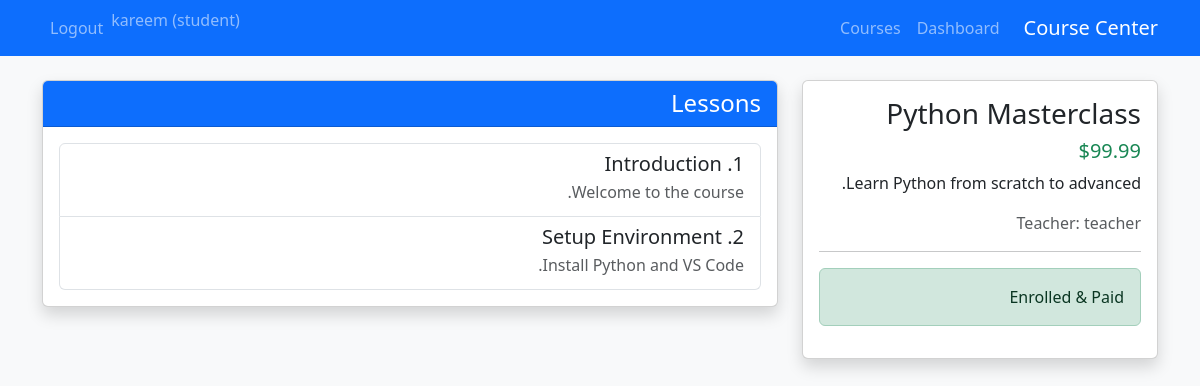
Screenshot of /courses/1 (signed in) with the database file from the repository.
### tables this page shows
CREATE TABLE users (
    id INTEGER PRIMARY KEY AUTOINCREMENT,
    username TEXT UNIQUE NOT NULL,
    email TEXT UNIQUE NOT NULL,
    password_hash TEXT NOT NULL,
    role TEXT NOT NULL CHECK(role IN ('admin', 'teacher', 'student')),
    created_at TIMESTAMP DEFAULT CURRENT_TIMESTAMP
);

CREATE TABLE courses (
    id INTEGER PRIMARY KEY AUTOINCREMENT,
    name TEXT NOT NULL,
    description TEXT,
    price REAL NOT NULL DEFAULT 0.0,
    teacher_id INTEGER,
    created_at TIMESTAMP DEFAULT CURRENT_TIMESTAMP,
    FOREIGN KEY (teacher_id) REFERENCES users(id) ON DELETE SET NULL
);

CREATE TABLE lessons (
    id INTEGER PRIMARY KEY AUTOINCREMENT,
    course_id INTEGER NOT NULL,
    title TEXT NOT NULL,
    content TEXT, -- Could be text content or description
    file_path TEXT, -- Path to uploaded file (PDF, Video)
    video_url TEXT, -- External link if needed
    is_published BOOLEAN DEFAULT 1,
    created_at TIMESTAMP DEFAULT CURRENT_TIMESTAMP,
    FOREIGN KEY (course_id) REFERENCES courses(id) ON DELETE CASCADE
);

### app/blueprints/courses.py (the view)
@bp.route('/<int:id>')
@login_required
def view(id):
    db = get_db()
    course = db.execute(
        'SELECT c.id, c.name, c.description, c.price, u.username as teacher_name '
        'FROM courses c LEFT JOIN users u ON c.teacher_id = u.id WHERE c.id = ?', (id,)
    ).fetchone()
    if course is None:
        abort(404, f"Course {id} does not exist.")
    is_enrolled = False
    payment_status = 'unpaid'
    if g.user['role'] == 'student':
        enrollment = db.execute(
            'SELECT * FROM enrollments WHERE student_id = ? AND course_id = ?',
            (g.user['id'], id)
        ).fetchone()
        if enrollment:
            is_enrolled = True
        payment = db.execute(
            'SELECT status FROM payments WHERE student_id = ? AND course_id = ?',
            (g.user['id'], id)
        ).fetchone()
        if payment:
            payment_status = payment['status']
    can_access_content = False
    if g.user['role'] == 'admin':
        can_access_content = True
    elif g.user['role'] == 'teacher':
        c = db.execute('SELECT teacher_id FROM courses WHERE id = ?', (id,)).fetchone()
        if c and c['teacher_id'] == g.user['id']:
             can_access_content = True
    elif is_enrolled and payment_status == 'completed':
        can_access_content = True
    lessons = []
    if can_access_content:
        lessons = db.execute('SELECT * FROM lessons WHERE course_id = ?', (id,)).fetchall()
    return render_template('courses/view.html', course=course, is_enrolled=is_enrolled, payment_status=payment_status, can_access_content=can_access_content, lessons=lessons)

### app/blueprints/auth.py (called while the page is built)
def login_required(view):
    @functools.wraps(view)
    def wrapped_view(**kwargs):
        if g.user is None:
            return redirect(url_for('auth.login'))
        return view(**kwargs)
    return wrapped_view

@bp.before_app_request
def load_logged_in_user():
    user_id = session.get('user_id')
    if user_id is None:
        g.user = None
    else:
        g.user = get_db().execute(
            'SELECT * FROM users WHERE id = ?', (user_id,)
        ).fetchone()

### app/db.py (called while the page is built)
def get_db():
    if 'db' not in g:
        g.db = sqlite3.connect(
            current_app.config['DATABASE'],
            detect_types=sqlite3.PARSE_DECLTYPES
        )
        g.db.row_factory = sqlite3.Row
        g.db.execute('PRAGMA foreign_keys = ON')
    return g.db

### app/templates/courses/view.html (shortened to what this page needs)
{% extends 'base.html' %}
{% block content %}
<div class="row">
    <div class="col-md-4">
        <div class="card shadow mb-4">
            <div class="card-body">
                <h3 class="card-title">{{ course['name'] }}</h3>
                <h5 class="text-success">${{ course['price'] }}</h5>
                <p class="card-text">{{ course['description'] }}</p>
                <p class="text-muted">Teacher: {{ course['teacher_name'] or 'Unknown' }}</p>
                <hr>
                {% if g.user['role'] == 'student' %}
                {% if is_enrolled %}
                {% if payment_status == 'completed' %}
                <div class="alert alert-success">Enrolled & Paid</div>
                {% else %}
                <div class="alert alert-warning">Payment Status: {{ payment_status }}</div>
                <a href="{{ url_for('payments.checkout', course_id=course['id']) }}"
                    class="btn btn-warning w-100">Complete Payment</a>
                {% endif %}
                {% else %}
                <a href="{{ url_for('payments.checkout', course_id=course['id']) }}"
                    class="btn btn-primary w-100">Enroll Now</a>
                {% endif %}
                {% elif g.user['role'] == 'admin' %}
                <a href="{{ url_for('courses.update', id=course['id']) }}" class="btn btn-secondary w-100 mb-2">Edit
                    Course</a>
                {% endif %}
            </div>
        </div>
    </div>
    <div class="col-md-8">
        <div class="card shadow">
            <div class="card-header bg-primary text-white d-flex justify-content-between align-items-center">
                <h4 class="mb-0">Lessons</h4>
            </div>
            <div class="card-body">
                {% if can_access_content %}
                {% if lessons %}
                <div class="list-group">
                    {% for lesson in lessons %}
                    <div class="list-group-item d-flex justify-content-between align-items-center">
                        <div>
                            <h5 class="mb-1">{{ lesson['title'] }}</h5>
                            <p class="mb-1 text-muted">{{ lesson['content'] }}</p>
                        </div>
                    </div>
                    {% endfor %}
                </div>
                {% else %}
                <p class="text-muted text-center py-4">No lessons uploaded yet.</p>
                {% endif %}
                {% else %}
                <div class="text-center py-5">
                    <h5 class="text-muted">Content Locked</h5>
                    <p>You must enroll and complete payment to view course content.</p>
                </div>
                {% endif %}
            </div>
        </div>
    </div>
</div>
{% endblock %}

### app/templates/base.html (shortened to what this page needs)
<!doctype html>
<html lang="ar" dir="rtl">
<head>
  <link rel="stylesheet" href="https://cdn.jsdelivr.net/npm/bootstrap@5.3.3/dist/css/bootstrap.rtl.min.css">
  <link rel="stylesheet" href="{{ url_for('static', filename='css/style.css') }}">
</head>
<body>
  <nav class="navbar navbar-expand-lg navbar-dark bg-primary mb-4">
    <div class="container">
      <a class="navbar-brand" href="{{ url_for('public.home') }}">Course Center</a>
      <div class="collapse navbar-collapse" id="navbarNav">
        <ul class="navbar-nav me-auto mb-2 mb-lg-0">
          {% if g.user %}
          <li class="nav-item"><a class="nav-link" href="{{ url_for('dashboard.index') }}">Dashboard</a></li>
          <li class="nav-item"><a class="nav-link" href="{{ url_for('courses.index') }}">Courses</a></li>
          {% endif %}
        </ul>
        <ul class="navbar-nav">
          {% if g.user %}
          <li class="nav-item"><span class="navbar-text ms-3">{{ g.user['username'] }} ({{ g.user['role'] }})</span>
          </li>
          <li class="nav-item"><a class="nav-link" href="{{ url_for('auth.logout') }}">Logout</a></li>
          {% else %}
          <li class="nav-item"><a class="nav-link" href="{{ url_for('auth.login') }}">Login</a></li>
          <li class="nav-item"><a class="nav-link" href="{{ url_for('auth.register') }}">Register</a></li>
          {% endif %}
        </ul>
      </div>
    </div>
  </nav>
  <div class="container">
    {% block content %}{% endblock %}
  </div>
</body>
</html>

### app/static/css/style.css (style rules this page uses)
body { background-color: #f8f9fa; }

### app/templates/base.html (style rules this page uses)
body { font-family: 'Segoe UI', Tahoma, Geneva, Verdana, sans-serif; }

### rows the page displays
users: user.username "kareem", user.role "student"
courses: name "Python Masterclass", price "99.99", description "Learn Python from scratch to advanced."
users: username "teacher"
lessons: title "1. Introduction", content "Welcome to the course."
lessons: title "2. Setup Environment", content "Install Python and VS Code."
